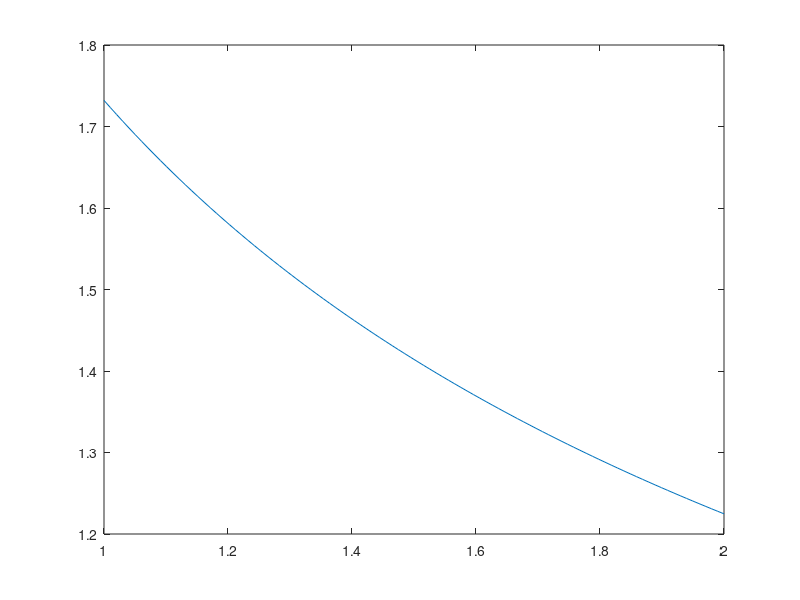

Here is the MATLAB script that generated this plot:
clear all

list = linspace(1,2,100);

for i=1:length(list)


lambdaC=3;
lambdaP=list(i);


lambdaPre = sqrt(lambdaC*lambdaP);
res(i) = lambdaPre;

a = ((lambdaPre-lambdaC)*(lambdaP-lambdaPre)) /...
    ((lambdaC-lambdaP)*lambdaPre)

important(i) = (lambdaPre-lambdaC)/(lambdaP-lambdaPre);

end
close all
plot(list, important)
